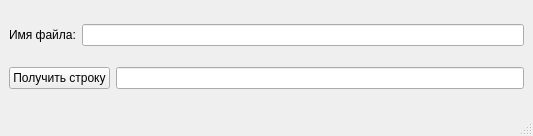
<?xml version="1.0" encoding="UTF-8"?>
<ui version="4.0">
 <class>MainWindow</class>
 <widget class="QMainWindow" name="MainWindow">
  <property name="geometry">
   <rect>
    <x>0</x>
    <y>0</y>
    <width>533</width>
    <height>136</height>
   </rect>
  </property>
  <property name="windowTitle">
   <string>MainWindow</string>
  </property>
  <widget class="QWidget" name="centralwidget">
   <layout class="QVBoxLayout" name="verticalLayout">
    <item>
     <layout class="QHBoxLayout" name="horizontalLayout">
      <item>
       <widget class="QLabel" name="label">
        <property name="text">
         <string>Имя файла:</string>
        </property>
       </widget>
      </item>
      <item>
       <widget class="QLineEdit" name="lineEdit_filename"/>
      </item>
     </layout>
    </item>
    <item>
     <layout class="QHBoxLayout" name="horizontalLayout_2">
      <item>
       <widget class="QPushButton" name="pushButton">
        <property name="text">
         <string>Получить строку</string>
        </property>
       </widget>
      </item>
      <item>
       <widget class="QLineEdit" name="lineEdit_output"/>
      </item>
     </layout>
    </item>
   </layout>
  </widget>
  <widget class="QMenuBar" name="menubar">
   <property name="geometry">
    <rect>
     <x>0</x>
     <y>0</y>
     <width>533</width>
     <height>26</height>
    </rect>
   </property>
  </widget>
  <widget class="QStatusBar" name="statusbar"/>
 </widget>
 <resources/>
 <connections/>
</ui>
